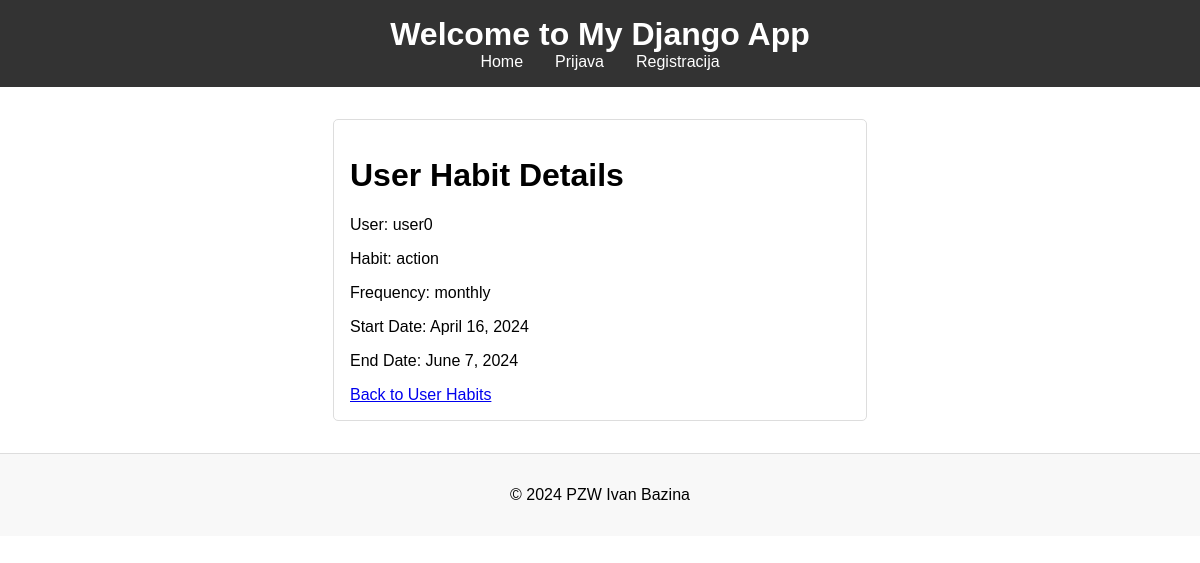
/user-habits/1/, run on the app's committed database.
### main/models.py (models this page shows, shortened)
class UserHabit(models.Model):
    FREQUENCY_CHOICES = [
        ('daily', 'Daily'),
        ('weekly', 'Weekly'),
        ('monthly', 'Monthly'),
    ]
    user = models.ForeignKey(User, on_delete=models.CASCADE)
    habit = models.ForeignKey(Habit, on_delete=models.CASCADE)
    frequency = models.CharField(max_length=10, choices=FREQUENCY_CHOICES)
    start_date = models.DateField()
    end_date = models.DateField(null=True, blank=True)  # Optional end date

class Habit(models.Model):
    name = models.CharField(max_length=100)
    description = models.TextField()
    points = models.PositiveIntegerField(default=0)  # Points awarded for completing the habit

### main/views.py (the view)
# urls.py: path('user-habits/<int:pk>/', UserHabitDetailView.as_view(), name='userhabit-detail'),
class UserHabitDetailView(DetailView):
    model = UserHabit
    template_name = 'user_habits/user_habit_detail.html'
    context_object_name = 'user_habit'

### main/templates/user_habits/user_habit_detail.html
{% extends "base_generic.html" %}
{% block content %}
<h1>User Habit Details</h1>
<p>User: {{ user_habit.user.username }}</p>
<p>Habit: {{ user_habit.habit.name }}</p>
<p>Frequency: {{ user_habit.frequency }}</p>
<p>Start Date: {{ user_habit.start_date }}</p>
<p>End Date: {{ user_habit.end_date|default:"N/A" }}</p>
<a href="{% url 'userhabit-list' %}">Back to User Habits</a>
{% endblock %}

### main/static/css/styles.css (style rules this page uses)
body { font-family: Arial, sans-serif; margin: 0; padding: 0; }

### data on the page
UserHabit: user.username "user0", habit.name "action", frequency "monthly", start_date "April 16, 2024", end_date "June 7, 2024"
